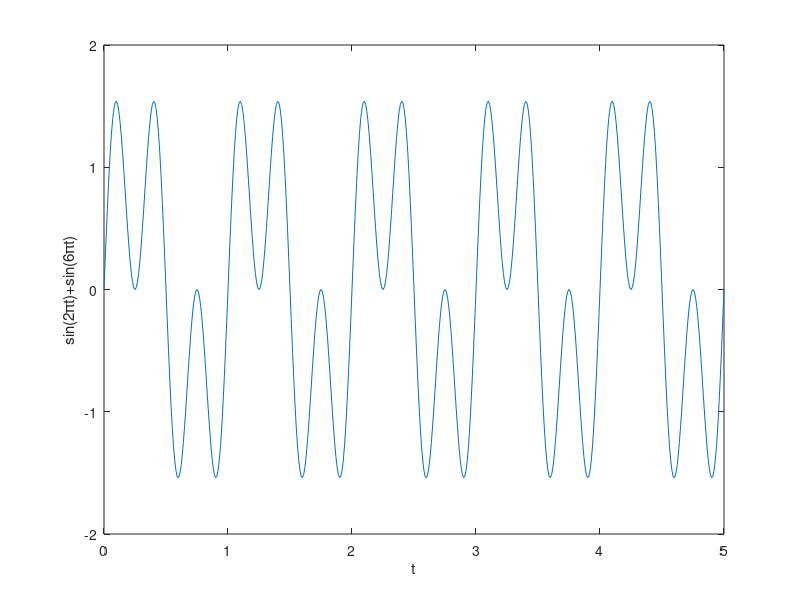

Here is the MATLAB script that generated this plot:
close all
clear all
clc


step=1/100;


y=@(t)sin(2*pi*t)+sin(6*pi*t);

t=0:step:5;

figure
plot(t,y(t))
xlabel('t')
ylabel('sin(2\pit)+sin(6\pit)')

%% period from 2.1 to 3.1 from plot
single_period=2.1:step:3.1;

period_of_signal=3.1-2.1;
% % % % % 
energy_period=trapz(single_period,abs(y(single_period)).^2)
power_=energy_period/period_of_signal
